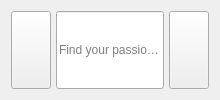
        <widget class="QWidget" name="top_menu" native="true">
         <layout class="QHBoxLayout" name="horizontalLayout" stretch="0,0,0">
          <property name="spacing">
           <number>5</number>
          </property>
          <item>
           <widget class="QPushButton" name="search_button">
            <property name="sizePolicy">
             <sizepolicy hsizetype="Preferred" vsizetype="Preferred">
              <horstretch>0</horstretch>
              <verstretch>0</verstretch>
             </sizepolicy>
            </property>
            <property name="text">
             <string/>
            </property>
            <property name="icon">
             <iconset resource="resource.qrc">
              <normaloff>:/icon/icomoon/search.svg</normaloff>:/icon/icomoon/search.svg</iconset>
            </property>
            <property name="iconSize">
             <size>
              <width>30</width>
              <height>30</height>
             </size>
            </property>
            <property name="shortcut">
             <string>Return</string>
            </property>
           </widget>
          </item>
          <item>
           <widget class="QLineEdit" name="search_line">
            <property name="sizePolicy">
             <sizepolicy hsizetype="MinimumExpanding" vsizetype="Preferred">
              <horstretch>0</horstretch>
              <verstretch>0</verstretch>
             </sizepolicy>
            </property>
            <property name="text">
             <string/>
            </property>
            <property name="placeholderText">
             <string>Find your passion...</string>
            </property>
           </widget>
          </item>
          <item>
           <widget class="QPushButton" name="profile">
            <property name="sizePolicy">
             <sizepolicy hsizetype="Preferred" vsizetype="Preferred">
              <horstretch>0</horstretch>
              <verstretch>0</verstretch>
             </sizepolicy>
            </property>
            <property name="text">
             <string/>
            </property>
            <property name="icon">
             <iconset resource="resource.qrc">
              <normaloff>:/icon/icomoon/user.svg</normaloff>:/icon/icomoon/user.svg</iconset>
            </property>
            <property name="iconSize">
             <size>
              <width>30</width>
              <height>30</height>
             </size>
            </property>
           </widget>
          </item>
         </layout>
        </widget>
